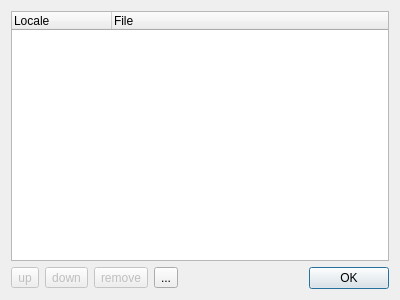
<ui version="4.0" >
 <class>LanguagesDialog</class>
 <widget class="QDialog" name="LanguagesDialog" >
  <property name="geometry" >
   <rect>
    <x>0</x>
    <y>0</y>
    <width>400</width>
    <height>300</height>
   </rect>
  </property>
  <property name="windowTitle" >
   <string>Auxiliary Languages</string>
  </property>
  <layout class="QVBoxLayout" name="verticalLayout" >
   <item>
    <widget class="QTreeWidget" name="languagesList" >
     <property name="indentation" >
      <number>0</number>
     </property>
     <column>
      <property name="text" >
       <string>Locale</string>
      </property>
     </column>
     <column>
      <property name="text" >
       <string>File</string>
      </property>
     </column>
    </widget>
   </item>
   <item>
    <layout class="QHBoxLayout" >
     <item>
      <widget class="QToolButton" name="upButton" >
       <property name="enabled" >
        <bool>false</bool>
       </property>
       <property name="toolTip" >
        <string>&lt;html>&lt;head>&lt;meta name="qrichtext" content="1" />&lt;style type="text/css">
p, li { white-space: pre-wrap; }
&lt;/style>&lt;/head>&lt;body style=" font-family:'MS Shell Dlg 2'; font-size:8.25pt; font-weight:400; font-style:normal;">
&lt;p style=" margin-top:0px; margin-bottom:0px; margin-left:0px; margin-right:0px; -qt-block-indent:0; text-indent:0px;">Move selected language up&lt;/p>&lt;/body>&lt;/html></string>
       </property>
       <property name="text" >
        <string>up</string>
       </property>
       <property name="icon" >
        <iconset resource="linguist.qrc" >
         <normaloff>:/images/up.png</normaloff>:/images/up.png</iconset>
       </property>
      </widget>
     </item>
     <item>
      <widget class="QToolButton" name="downButton" >
       <property name="enabled" >
        <bool>false</bool>
       </property>
       <property name="toolTip" >
        <string>&lt;html>&lt;head>&lt;meta name="qrichtext" content="1" />&lt;style type="text/css">
p, li { white-space: pre-wrap; }
&lt;/style>&lt;/head>&lt;body style=" font-family:'MS Shell Dlg 2'; font-size:8.25pt; font-weight:400; font-style:normal;">
&lt;p style=" margin-top:0px; margin-bottom:0px; margin-left:0px; margin-right:0px; -qt-block-indent:0; text-indent:0px; font-size:8pt;">Move selected language down&lt;/p>&lt;/body>&lt;/html></string>
       </property>
       <property name="text" >
        <string>down</string>
       </property>
       <property name="icon" >
        <iconset resource="linguist.qrc" >
         <normaloff>:/images/down.png</normaloff>:/images/down.png</iconset>
       </property>
      </widget>
     </item>
     <item>
      <widget class="QToolButton" name="removeButton" >
       <property name="enabled" >
        <bool>false</bool>
       </property>
       <property name="toolTip" >
        <string>&lt;html>&lt;head>&lt;meta name="qrichtext" content="1" />&lt;style type="text/css">
p, li { white-space: pre-wrap; }
&lt;/style>&lt;/head>&lt;body style=" font-family:'MS Shell Dlg 2'; font-size:8.25pt; font-weight:400; font-style:normal;">
&lt;p style=" margin-top:0px; margin-bottom:0px; margin-left:0px; margin-right:0px; -qt-block-indent:0; text-indent:0px;">Remove selected language&lt;/p>&lt;/body>&lt;/html></string>
       </property>
       <property name="text" >
        <string>remove</string>
       </property>
       <property name="icon" >
        <iconset resource="linguist.qrc" >
         <normaloff>:/images/editdelete.png</normaloff>:/images/editdelete.png</iconset>
       </property>
      </widget>
     </item>
     <item>
      <widget class="QToolButton" name="openFileButton" >
       <property name="enabled" >
        <bool>true</bool>
       </property>
       <property name="toolTip" >
        <string>&lt;html>&lt;head>&lt;meta name="qrichtext" content="1" />&lt;style type="text/css">
p, li { white-space: pre-wrap; }
&lt;/style>&lt;/head>&lt;body style=" font-family:'MS Shell Dlg 2'; font-size:8.25pt; font-weight:400; font-style:normal;">
&lt;p style=" margin-top:0px; margin-bottom:0px; margin-left:0px; margin-right:0px; -qt-block-indent:0; text-indent:0px;">Open auxiliary language files&lt;/p>&lt;/body>&lt;/html></string>
       </property>
       <property name="text" >
        <string>...</string>
       </property>
       <property name="icon" >
        <iconset resource="linguist.qrc" >
         <normaloff>:/images/mac/fileopen.png</normaloff>:/images/mac/fileopen.png</iconset>
       </property>
      </widget>
     </item>
     <item>
      <spacer>
       <property name="orientation" >
        <enum>Qt::Horizontal</enum>
       </property>
       <property name="sizeHint" stdset="0" >
        <size>
         <width>121</width>
         <height>20</height>
        </size>
       </property>
      </spacer>
     </item>
     <item>
      <widget class="QPushButton" name="okButton" >
       <property name="text" >
        <string>OK</string>
       </property>
      </widget>
     </item>
    </layout>
   </item>
  </layout>
 </widget>
 <resources>
  <include location="linguist.qrc" />
 </resources>
 <connections>
  <connection>
   <sender>okButton</sender>
   <signal>clicked()</signal>
   <receiver>LanguagesDialog</receiver>
   <slot>accept()</slot>
   <hints>
    <hint type="sourcelabel" >
     <x>352</x>
     <y>39</y>
    </hint>
    <hint type="destinationlabel" >
     <x>233</x>
     <y>29</y>
    </hint>
   </hints>
  </connection>
 </connections>
</ui>
